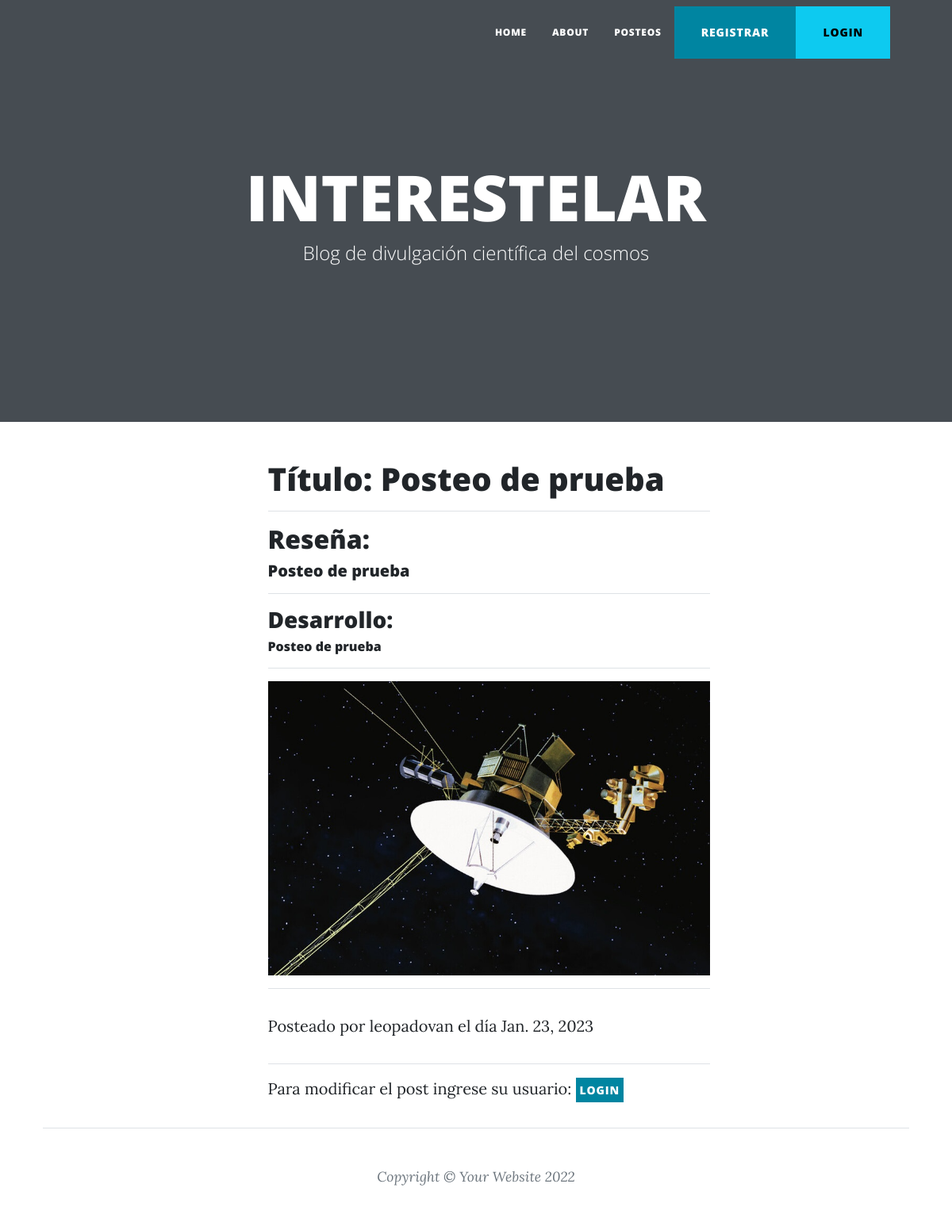
Screenshot of /App_blog/leerpost/3 with the database file from the repository.
### App_blog/models.py (models this page shows, shortened)
class post(models.Model):
    titulo=models.CharField(max_length=200)
    reseña=models.CharField(max_length=500)
    contenido=models.TextField(max_length=5000)
    imagen=models.ImageField(upload_to="imgpost", null=True, blank=True)
    fecha= models.DateField()
    autor= models.ForeignKey(User, on_delete=models.CASCADE)

### App_blog/views.py (the view)
# urls.py: path("leerpost/<id>", leerpost_detalle, name="leerpostid"),
def leerpost_detalle(request, id):
    posteo= post.objects.filter(id=id)
    return render(request, "leerpostid.html", {"posteo": posteo})

### App_blog/templates/leerpostid.html (shortened to what this page needs)
<!DOCTYPE html>
<html lang="en">
<head>
</head>
<body>
</body>
</html>
<!DOCTYPE html>
<html lang="en">
    <head>
        {% load static %}
        <link href="{% static 'css/styles.css' %}" rel="stylesheet" />
    </head>
    <body>
        <nav class="navbar navbar-expand-lg navbar-light" id="mainNav">
            <div class="container px-4 px-lg-5">
                <div class="collapse navbar-collapse" id="navbarResponsive">
                    <ul class="navbar-nav ms-auto py-4 py-lg-0">
                        <li class="nav-item"><a class="nav-link px-lg-3 py-3 py-lg-4" href="{% url 'home' %}">Home</a></li>
                        <li class="nav-item"><a class="nav-link px-lg-3 py-3 py-lg-4" href="{% url 'sobremi' %}">About</a></li>
                        <li class="nav-item"><a class="nav-link px-lg-3 py-3 py-lg-4" href="{% url 'leerposteo' %}">Posteos</a></li>
                        {% if user.is_authenticated %}
                        <li class="nav-item"><a class="nav-link px-lg-3 py-3 py-lg-4" href="{% url 'profile' %}"> Hola! {{ user.username }}</a></li>
                        <li class="nav-item"><a class="nav-link px-lg-3 py-3 py-lg-4" href="{% url 'logout' %}">SALIR</a></li>
                        <li class="btn btn-primary"><a class="btn btn-primary px-lg-1 py-1 py-lg-1" href="{% url 'profile' %}">PERFIL</a></li>
                        {% else %}
                        <li class="btn btn-primary"><a class="btn btn-primary px-lg-1 py-1 py-lg-1" href="{% url 'usuarioform' %}">REGISTRAR</a></li>
                        <li class="btn btn-info"><a class="btn btn-info px-lg-1 py-1 py-lg-1" href="{% url 'login' %}">LOGIN</a></li>
                        {% endif %}
                    </ul>
                </div>
            </div>
        </nav>
        <header class="masthead" href="{% static 'assets/img/home-bg.jpg' %}">
            <div class="container position-relative px-4 px-lg-5">
                <div class="row gx-4 gx-lg-5 justify-content-center">
                    <div class="col-md-10 col-lg-8 col-xl-7">
                        <div class="site-heading">
                            <h1>INTERESTELAR</h1>
                            <span class="subheading">Blog de divulgación científica del cosmos</span>
                        </div>
                    </div>
                </div>
            </div>
        </header>
        <div class="container px-4 px-lg-5">
            <div class="row gx-4 gx-lg-5 justify-content-center">
                <div class="col-md-10 col-lg-8 col-xl-7">
                    <ul>
                        {% for k in posteo %}
                        <h1>Título: {{ k.titulo }}</h1>
                        <hr>
                        <h2 class="post-subtitle"> Reseña:</h2>
                        <h5>{{ k.reseña }}</h5>
                        <hr>
                        <h3> Desarrollo: </h3>
                        <h6> {{ k.contenido }}</h6>
                        <hr>
                        <img class="img-fluid" src="{{ k.imagen.url }}" width="800px" height="400px" alt="..." /> </h4>
                        <hr>
                        <p class="post-meta">
                            Posteado por
                            <a> {{ k.autor }}</a>
                            el día {{ k.fecha }}
                        <hr>
                        {% if user.is_authenticated %}
                        <a class="btn btn-primary" href="{% url 'editarpost' k.id %}">EDITAR </a>
                        <a class="btn btn-danger" href="{% url 'eliminarpost' k.id %}">ELIMINAR </a>
                        {% else %}
                        Para modificar el post ingrese su usuario:
                        <a class="btn btn-primary px-lg-1 py-1 py-lg-1" href="{% url 'login' %}">LOGIN</a></li>
                        {% endif %}
                        {% endfor %}
                        </ul>
                    </div>
        <footer class="border-top">
            <div class="container px-4 px-lg-5">
                <div class="row gx-4 gx-lg-5 justify-content-center">
                        <div class="small text-center text-muted fst-italic">Copyright &copy; Your Website 2022</div>
                    </div>
                </div>
            </div>
    </body>
</html>

### rows the page displays
post: titulo "Posteo de prueba", reseña "Posteo de prueba", contenido "Posteo de prueba", imagen (picture), autor "leopadovan", fecha "Jan. 23, 2023"
